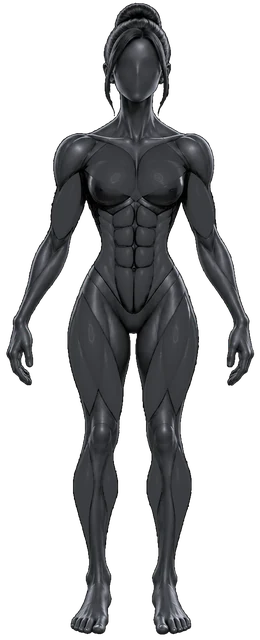
#> input picture branding/body/female_front-art.webp, 260 x 640 px; its folder holds 4 pictures in this run
$ python gen-xbody-body.py
#> lines starting #> are read from the running program, lines starting #| are printed output that depends on the picture; pictures that were not available may be replaced by others from this repository, and a replacement may not be noted
#!/usr/bin/env python3
"""XBody's OWN training-screen body pictures, redrawn from the XEMS figures (owner: "replace the human models there").
XBody draws BodyNormal.png (500×500, the figure front | back on its off-white) and one red overlay per lit zone
(BodyAbdomen.png … RGBA). Its config key `pixmaps_directory` makes it read every picture from a folder instead of
its binary: the unit exports its own pictures there and these files replace the body ones (opt/xems/bin/
xems-figures.sh, hooks/50-xbody-figures.sh). Same frame as XBody's: front centred at x 157, back at x 340, y 65..437.
Nothing of XBody's is used here — only our art (branding/body, scripts/gen-body-figures.py).
   python3 scripts/xbody/gen-xbody-body.py   → xbody/overlay/opt/xems/xbody-body/<female|male>/Body*.png"""
import random
from pathlib import Path

from PIL import Image

ROOT = Path(__file__).resolve().parents[2]
SRC = ROOT / "branding/body"
OUT = ROOT / "xbody/overlay/opt/xems/xbody-body"
SIZE, TOP, H, CX = 500, 65, 372, (157, 340)
RED = (0xE2, 0x1A, 0x22)
# XBody's overlay name → the XEMS zone-map channel (idx R − 1: Гърди 0, Корем 1, Предно бедро 2, Прасец 3, Ръце 4,
# Трапец 5, Гръб 6, Кръст 7, Седалище 8, Задно бедро 9)
ZONES = {"BodyChest": 0, "BodyAbdomen": 1, "BodyLegFront": 2, "BodyOptional": 3, "BodyArm": 4, "BodyTrapezius": 5,
         "BodyBack": 6, "BodyWaist": 7, "BodyBottom": 8, "BodyLegBack": 9}


def lift(v, blue=False):
    """The lighter grey the owner chose for the figures (85 + 0.65·v, a touch cool)."""
    return min(255, (91 if blue else 85) + v * 65 // 100)


def shade(c, l, a):
    """The tablet's recolour: the shade keeps the muscle's volume (dark → black, light → white)."""
    l = 0.22 + 0.78 * l
    if l < 0.5:
        rgb = tuple(int(x * 2 * l) for x in c)
    else:
        k = (2 * l - 1) * 0.55
        rgb = tuple(int(x + (255 - x) * k) for x in c)
    return rgb + (a,)


def grain():
    """An off-white grain like XBody's window (247..255), seeded: the same file every build."""
    rnd = random.Random(7)
    im = Image.new("RGB", (SIZE, SIZE))
#> im: PIL image 500x500 RGB; every value is 0
    im.putdata([(g, g, g) for g in (250 + rnd.randrange(6) for _ in range(SIZE * SIZE))])
    return im


def build(sex):
    out = OUT / sex
    out.mkdir(parents=True, exist_ok=True)
    base = grain()
    overlays = {n: Image.new("RGBA", (SIZE, SIZE), (0, 0, 0, 0)) for n in ZONES}
    for side, cx in zip(("front", "back"), CX):
        art = Image.open(SRC / f"{sex}_{side}-art.webp").convert("RGBA")
#> art is the input picture: PIL image 260x640 RGBA; mean R, G, B, A 24.3, 25, 26.3, 92.8
        idx = Image.open(SRC / f"{sex}_{side}-idx.webp").convert("RGB")
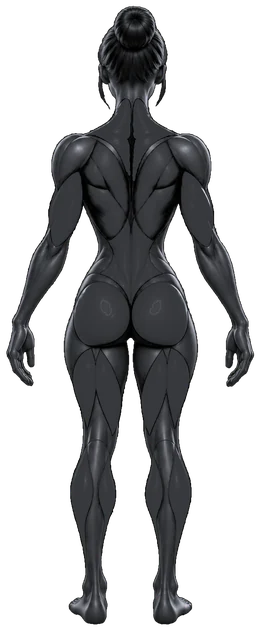
#> input picture branding/body/female_back-art.webp, 260 x 640 px, given in place of female_front-idx.webp, which was not available
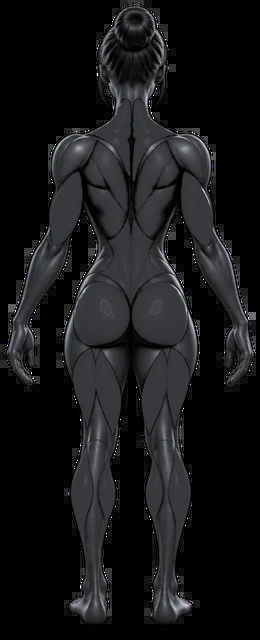
#> idx: PIL image 260x640 RGB; mean R, G, B 22, 22.7, 23.9
        w = round(art.width * H / art.height)
#> w = 151
        art = art.resize((w, H), Image.LANCZOS)
#> art: PIL image 151x372 RGBA
        r, g, b, a = art.split()
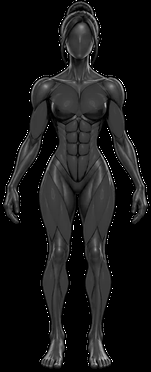
#> r: PIL image 151x372 L; min 0, max 255, mean 23.3
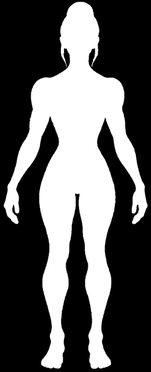
#> a: PIL image 151x372 L; min 0, max 255, mean 92.9
        art = Image.merge("RGBA", (r.point(lift), g.point(lift), b.point(lambda v: lift(v, True)), a))
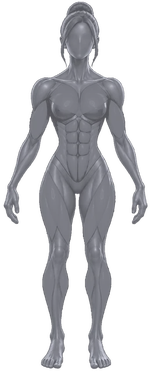
#> art: PIL image 151x372 RGBA; mean R, G, B, A 100, 100.4, 107.2, 92.9; transparent parts drawn white
        x0 = cx - w // 2
#> x0 = 82
        base.paste(art, (x0, TOP), art)
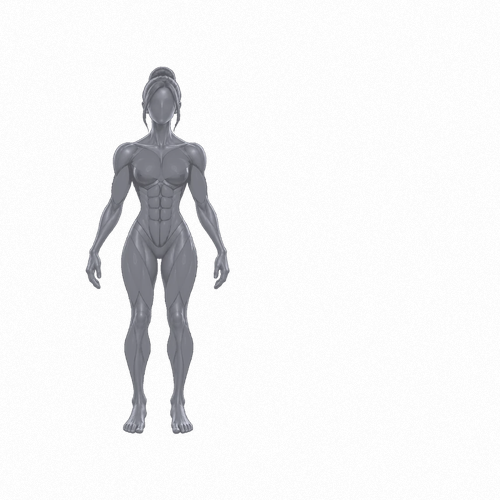
#> base: PIL image 500x500 RGB; mean R, G, B 241.9, 242, 242.6
        ir, ig, ib = idx.split()
        ir = ir.resize((w, H), Image.NEAREST).load()
        ig = ig.resize((w, H), Image.BILINEAR).load()
        ib = ib.resize((w, H), Image.BILINEAR).load()
        px = {n: overlays[n].load() for n in ZONES}
        for y in range(H):
            for x in range(w):
                cov = ib[x, y]
                if cov <= 8:
                    continue
                ch = ir[x, y] - 1
                for n, c in ZONES.items():
                    if c == ch:
                        px[n][x0 + x, TOP + y] = shade(RED, ig[x, y] / 255.0, cov)
#> after the loop, px = 10 items
    base.save(out / "BodyNormal.png", optimize=True)
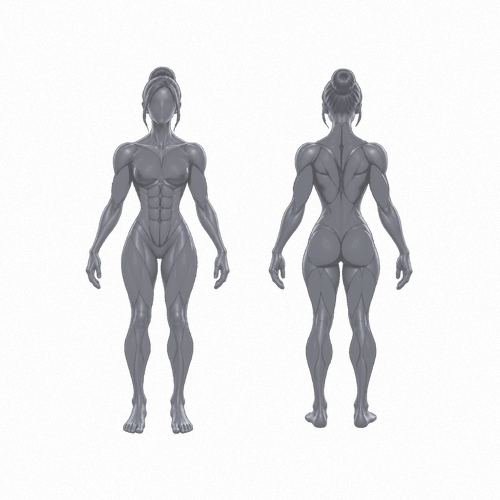
#> saved as BodyNormal.png: PIL image 500x500 RGB; mean R, G, B 230.9, 231.1, 232.4
    for n, im in overlays.items():
        im.save(out / f"{n}.png", optimize=True)
    print(f"  {sex}: BodyNormal + {len(overlays)} zones")


if __name__ == "__main__":
    for s in ("female", "male"):
        build(s)
#> pass 2 of the loop `for s in ("female", "male"):`:
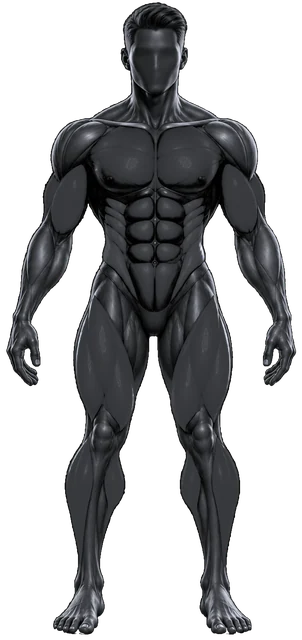
#> input picture branding/body/male_front-art.webp, 302 x 640 px
#> in build, art is the input picture: PIL image 302x640 RGBA; mean R, G, B, A 24.8, 25.5, 26.9, 105.4
#> r: PIL image 176x372 L
#> g: PIL image 176x372 L
#> b: PIL image 176x372 L
#> in build (call 2), `r, g, b, a = art.split()`:
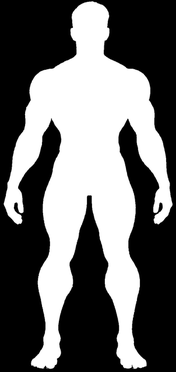
#> a: PIL image 176x372 L; min 0, max 255, mean 105.4
#> in build (call 2), `base.paste(art, (x0, TOP), art)`:
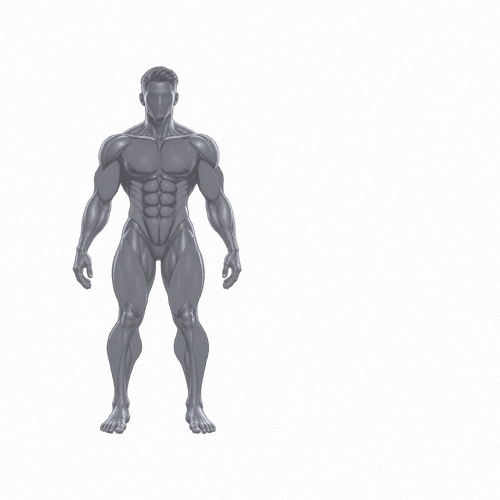
#> base: PIL image 500x500 RGB; mean R, G, B 238.2, 238.3, 239.2
#> the loop in build (call 2), `for y in range(H):` made 372 passes
#> (the run stopped early here; a loop or call above may not have finished)
